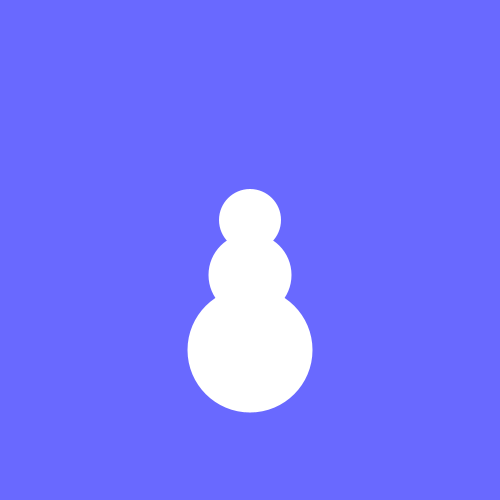
Frame 1 (no input)
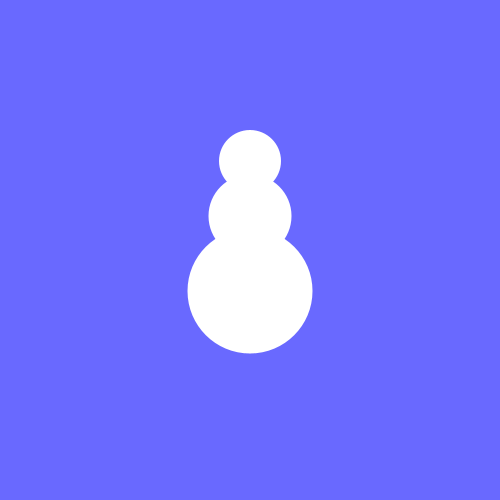
Frame 60 (the mouse pressed at the canvas centre just before this capture)
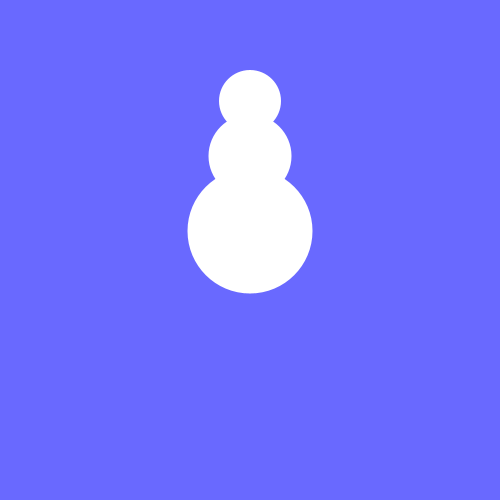
Frame 120 (the mouse held since frame 60 and released just before this capture)

The Processing sketch that drew these frames (run headless with seeded random() and noise(); from frame 60 on, the mouse is pressed at the canvas centre):

// Processing sketch: snowman
// ── snowman.pde
void setup(){
  size(500,500);
}
int speed = 1;
int x = 250;
int y = 250;
void draw(){
  background(105,105,255);
  noStroke(); 
  ellipse(x,y+100,x/2,x/2);
  ellipse(x,y+25,x/3,x/3);
  ellipse(x,y-30,x/4,x/4);
  y = y - 1;
}
